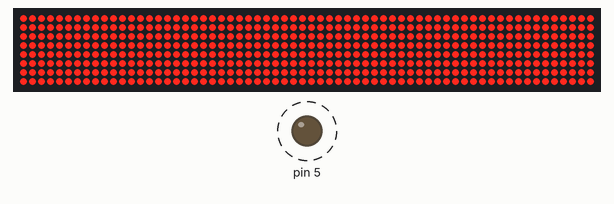
The sketch below on a simulated Arduino Uno, built with avr-gcc and run on an emulated ATmega328P. Shown: 64×8 LED matrix, output pins drawn as LEDs (lit = HIGH). Dashed ring = blinking.

Above: at 2.6 s.
Timing chart, 0 to 40.0 s (numbered marks = the images above):
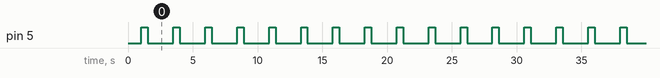

Measured:
- by itself, pin 5: alternates HIGH for 0.50 s and LOW for 2.0 s

The sketch:

DCSBIOS_FORWARD_MAX7219.ino
```cpp
//We always have to include the library
#include "LedControl.h"

/*
  Now we need a LedControl to work with.
 ***** These pin numbers will probably not work with your hardware *****
  pin 12 is connected to the DataIn
  pin 11 is connected to the CLK
  pin 10 is connected to LOAD
  We have only a single MAX72XX.
*/
int NoOfUnits = 9;
LedControl lc = LedControl(16, 14, 15, NoOfUnits);

int UnitUnderTest = 0;

/* we always wait a bit between updates of the display */
unsigned long delaytime = 20;

void setup() {
  pinMode(5, OUTPUT);
  /*
    The MAX72XX is in power-saving mode on startup,
    we have to do a wakeup call
  */

  for (int displayunit = 0; displayunit < NoOfUnits - 1; displayunit++) {
    lc.shutdown(displayunit, false);
    /* Set the brightness to a medium values */
    lc.setIntensity(displayunit, 8);
    /* and clear the display */
    lc.clearDisplay(displayunit);
  }
  Serial.begin(250000);

}

/*
  This method will display the characters for the
  word "Arduino" one after the other on the matrix.
  (you need at least 5x7 leds to see the whole chars)
*/
void writeArduinoOnMatrix() {
  /* here is the data for the characters */
  byte a[5] = {B01111110, B10001000, B10001000, B10001000, B01111110};
  byte r[5] = {B00111110, B00010000, B00100000, B00100000, B00010000};
  byte d[5] = {B00011100, B00100010, B00100010, B00010010, B11111110};
  byte u[5] = {B00111100, B00000010, B00000010, B00000100, B00111110};
  byte i[5] = {B00000000, B00100010, B10111110, B00000010, B00000000};
  byte n[5] = {B00111110, B00010000, B00100000, B00100000, B00011110};
  byte o[5] = {B00011100, B00100010, B00100010, B00100010, B00011100};

  /* now display them one by one with a small delay */
  lc.setRow(UnitUnderTest, 0, a[0]);
  lc.setRow(UnitUnderTest, 1, a[1]);
  lc.setRow(UnitUnderTest, 2, a[2]);
  lc.setRow(UnitUnderTest, 3, a[3]);
  lc.setRow(UnitUnderTest, 4, a[4]);
  delay(delaytime);
  lc.setRow(UnitUnderTest, 0, r[0]);
  lc.setRow(UnitUnderTest, 1, r[1]);
  lc.setRow(UnitUnderTest, 2, r[2]);
  lc.setRow(UnitUnderTest, 3, r[3]);
  lc.setRow(UnitUnderTest, 4, r[4]);
  delay(delaytime);
  lc.setRow(UnitUnderTest, 0, d[0]);
  lc.setRow(UnitUnderTest, 1, d[1]);
  lc.setRow(UnitUnderTest, 2, d[2]);
  lc.setRow(UnitUnderTest, 3, d[3]);
  lc.setRow(UnitUnderTest, 4, d[4]);
  delay(delaytime);
  lc.setRow(UnitUnderTest, 0, u[0]);
  lc.setRow(UnitUnderTest, 1, u[1]);
  lc.setRow(UnitUnderTest, 2, u[2]);
  lc.setRow(UnitUnderTest, 3, u[3]);
  lc.setRow(UnitUnderTest, 4, u[4]);
  delay(delaytime);
  lc.setRow(UnitUnderTest, 0, i[0]);
  lc.setRow(UnitUnderTest, 1, i[1]);
  lc.setRow(UnitUnderTest, 2, i[2]);
  lc.setRow(UnitUnderTest, 3, i[3]);
  lc.setRow(UnitUnderTest, 4, i[4]);
  delay(delaytime);
  lc.setRow(UnitUnderTest, 0, n[0]);
  lc.setRow(UnitUnderTest, 1, n[1]);
  lc.setRow(UnitUnderTest, 2, n[2]);
  lc.setRow(UnitUnderTest, 3, n[3]);
  lc.setRow(UnitUnderTest, 4, n[4]);
  delay(delaytime);
  lc.setRow(UnitUnderTest, 0, o[0]);
  lc.setRow(UnitUnderTest, 1, o[1]);
  lc.setRow(UnitUnderTest, 2, o[2]);
  lc.setRow(UnitUnderTest, 3, o[3]);
  lc.setRow(UnitUnderTest, 4, o[4]);
  delay(delaytime);
  lc.setRow(UnitUnderTest, 0, 0);
  lc.setRow(UnitUnderTest, 1, 0);
  lc.setRow(UnitUnderTest, 2, 0);
  lc.setRow(UnitUnderTest, 3, 0);
  lc.setRow(UnitUnderTest, 4, 0);
  delay(delaytime);
}

/*
  This function lights up a some Leds in a row.
  The pattern will be repeated on every row.
  The pattern will blink along with the row-number.
  row number 4 (index==3) will blink 4 times etc.
*/
void rows() {
  for (int row = 0; row < 8; row++) {
    delay(delaytime);
    lc.setRow(UnitUnderTest, row, B10100000);
    delay(delaytime);
    lc.setRow(UnitUnderTest, row, (byte)0);
    for (int i = 0; i < row; i++) {
      delay(delaytime);
      lc.setRow(UnitUnderTest, row, B10100000);
      delay(delaytime);
      lc.setRow(UnitUnderTest, row, (byte)0);
    }
  }
}

/*
  This function lights up a some Leds in a column.
  The pattern will be repeated on every column.
  The pattern will blink along with the column-number.
  column number 4 (index==3) will blink 4 times etc.
*/
void columns() {
  for (int col = 0; col < 8; col++) {
    delay(delaytime);
    lc.setColumn(UnitUnderTest, col, B10100000);
    delay(delaytime);
    lc.setColumn(UnitUnderTest, col, (byte)0);
    for (int i = 0; i < col; i++) {
      delay(delaytime);
      lc.setColumn(UnitUnderTest, col, B10100000);
      delay(delaytime);
      lc.setColumn(UnitUnderTest, col, (byte)0);
    }
  }
}

/*
  This function will light up every Led on the matrix.
  The led will blink along with the row-number.
  row number 4 (index==3) will blink 4 times etc.
*/
void single() {
  for (int row = 0; row < 8; row++) {
    for (int col = 0; col < 8; col++) {
      if (col != 9) {
        delay(delaytime);
        lc.setLed(UnitUnderTest, row, col, true);
        delay(delaytime);
        for (int i = 0; i < col; i++) {
          lc.setLed(UnitUnderTest, row, col, false);
          delay(delaytime);
          lc.setLed(UnitUnderTest, row, col, true);
          delay(delaytime);
        }
      }
    }
  }

  for (int row = 0; row < 8; row++) {
    for (int col = 0; col < 8; col++) {
      lc.setLed(UnitUnderTest, row, col, false);
    }
  }
}

void AllOn() {
  for (int displayunit = 0; displayunit < 9; displayunit++) {
    for (int row = 0; row < 8; row++) {
      for (int col = 0; col < 8 ; col++) {
        if (col != 9 && col != 9 && col != 9)
          lc.setLed(displayunit, row, col, true);
      }
    }
  }
}

void AllOff() {
  for (int displayunit = 0; displayunit < 9; displayunit++) {
    for (int row = 0; row < 8; row++) {
      for (int col = 0; col < 8; col++) {
        lc.setLed(displayunit, row, col, false);
      }
    }
  }
}

void ChipOn(int selectedChip) {

  for (int row = 0; row < 8; row++) {
    for (int col = 0; col < 8; col++) {
      lc.setLed(selectedChip, row, col, true);
    }
  }
}

void ChipOff(int selectedChip) {

  for (int row = 0; row < 8; row++) {
    for (int col = 0; col < 8; col++) {
      lc.setLed(selectedChip, row, col, false);
    }
  }
}


void WalkA7129() {

  int UnitUnderTest = 4;

  delaytime = 3000;
  for (int row = 0; row < 8; row++) {
    for (int col = 0; col < 8; col++) {
      if (col != 9) {
        delay(delaytime);
        lc.setLed(UnitUnderTest, row, col, true);

        Serial.println("Testing Unit:" + String(UnitUnderTest)  + " Column:" + String(col)+ " Row: " + String(row));
        delay(delaytime);

        for (int i = 0; i < col; i++) {
          lc.setLed(UnitUnderTest, row, col, false);
          delay(delaytime);
          lc.setLed(UnitUnderTest, row, col, true);
          delay(delaytime);
        }
      }
    }
  }

  for (int row = 0; row < 8; row++) {
    for (int col = 0; col < 8; col++) {
      lc.setLed(UnitUnderTest, row, col, false);
    }
  }

}


void reset7219() {
  lc.shutdown(UnitUnderTest, false);
  /* Set the brightness to a medium values */
  lc.setIntensity(UnitUnderTest, 8);
  /* and clear the display */
  lc.clearDisplay(UnitUnderTest);


}

void flashstatusled() {
  digitalWrite(5, HIGH);
  delay(500);
  digitalWrite(5, LOW);
  delay(500);
}

void FindUnit() {
  int NumberofUnitsToscan = 6;
  String inputstr = "";
  Serial.println("Entering FindUnit");
  for (int i = 0; i <= NumberofUnitsToscan; i++) {
    ChipOn(i);
    Serial.println("Chip " + String(i));
    Serial.println("Press Send to continue");
    while (Serial.available() == 0) {
      // Wait for User to Input Data
    }
    inputstr = Serial.read(); //Read the data the user has input
  }
  for (int i = 0; i <= NumberofUnitsToscan; i++) {
    ChipOff(i);
  }

}

void FindLed(int unitToScan) {

  String inputstr = "";

  ChipOn(unitToScan);
  ChipOff(unitToScan);
  Serial.println("Entering FindUnit");

  for (int row = 0; row < 8; row++) {
    for (int col = 0; col < 8; col++) {
      lc.setLed(unitToScan, col, row, true);

      Serial.println("Testing Chip:" + String(unitToScan) + " Row: " + String(row) + " Column:" + String(col));
      Serial.println("click enter to continue");
      while (Serial.available() == 0) {
        // Wait for User to Input Data
      }
      inputstr = Serial.read(); //Read the data the user has input
      Serial.read();

    }
  }
}

#define LOCK_SHOOT 3

#define LOCK_COL_A 5
#define LOCK_ROW_A 2
#define LOCK_COL_B 5
#define LOCK_ROW_B 4

#define AOA_DIM 4

#define SHOOT_COL_A 6
#define SHOOT_ROW_A 3
#define SHOOT_COL_B 6
#define SHOOT_ROW_B 4

#define SHOOT_FLASH_COL_A 5
#define SHOOT_FLASH_ROW_A 3
#define SHOOT_FLASH_COL_B 6
#define SHOOT_FLASH_ROW_B 2

#define AMBER_FLAPS_COL_A 3
#define AMBER_FLAPS_ROW_A 2
#define AMBER_FLAPS_COL_B 4
#define AMBER_FLAPS_ROW_B 2

void SHOOT(unsigned int newValue) {
  lc.setLed(LOCK_SHOOT, SHOOT_COL_A, SHOOT_ROW_A, newValue);
  lc.setLed(LOCK_SHOOT, SHOOT_COL_B, SHOOT_ROW_B, newValue);
}


void LOCK(unsigned int newValue) {
  lc.setLed(LOCK_SHOOT, LOCK_COL_A, LOCK_ROW_A, newValue);
  lc.setLed(LOCK_SHOOT, LOCK_COL_B, LOCK_ROW_B, newValue);
}

void SHOOT_FLASH(unsigned int newValue) {
  lc.setLed(LOCK_SHOOT, SHOOT_FLASH_COL_A, SHOOT_FLASH_ROW_A, newValue);
  lc.setLed(LOCK_SHOOT, SHOOT_FLASH_COL_B, SHOOT_FLASH_ROW_B, newValue);
}

// ########################## AOA ##################
#define AOA_ABOVE_COL 0
#define AOA_ABOVE_ROW 1

#define AOA_ON_COL 1
#define AOA_ON_ROW 1

#define AOA_BELOW_COL 1
#define AOA_BELOW_ROW 0


void AOA_ABOVE(unsigned int newValue) {
  lc.setLed(AOA_DIM, AOA_ABOVE_COL, AOA_ABOVE_ROW, newValue);
}

void AOA_ON(unsigned int newValue) {
  lc.setLed(AOA_DIM, AOA_ON_COL, AOA_ON_ROW, newValue);
}
void AOA_BELOW(unsigned int newValue) {
  lc.setLed(AOA_DIM, AOA_BELOW_COL, AOA_BELOW_ROW, newValue);
}
#define SELECT_JET_PANEL 2
#define AMBER_FLAPS_COL_A 3
#define AMBER_FLAPS_ROW_A 2
#define AMBER_FLAPS_COL_B 4
#define AMBER_FLAPS_ROW_B 2

#define HALF_FLAPS_COL_A 0
#define HALF_FLAPS_ROW_A 2
#define HALF_FLAPS_COL_B 2
#define HALF_FLAPS_ROW_B 2


void FLAPS(unsigned int newValue) {
  lc.setLed(SELECT_JET_PANEL, AMBER_FLAPS_COL_A, AMBER_FLAPS_ROW_A, newValue);
  lc.setLed(SELECT_JET_PANEL, AMBER_FLAPS_COL_B, AMBER_FLAPS_ROW_B, newValue);
}
void loop() {

  //FLAPS(0);
  delay(1000);
  //WalkA7129();
  flashstatusled();
  AllOn();
  //FLAPS(1);
  delay(1000);
  //ChipOff(3);
  flashstatusled();
  AllOff();


}
```
